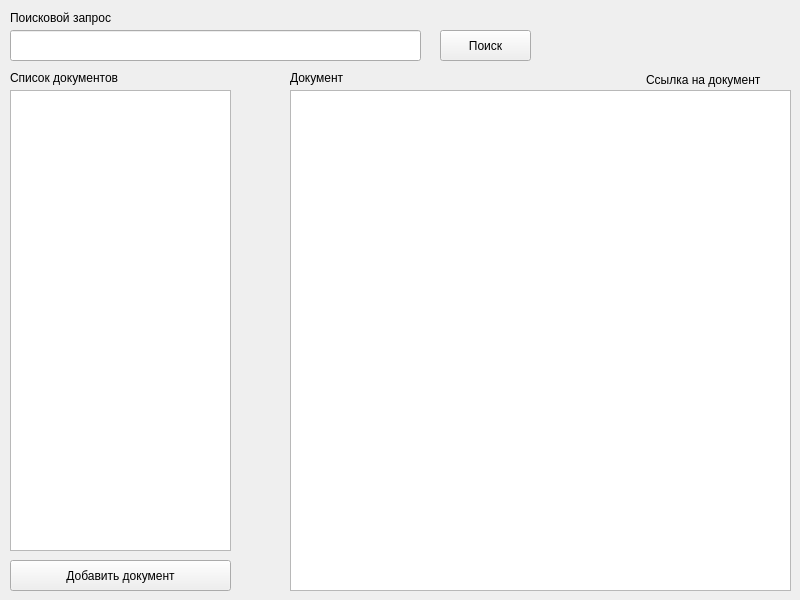
<?xml version="1.0" encoding="UTF-8"?>
<ui version="4.0">
 <class>MainWindow</class>
 <widget class="QMainWindow" name="MainWindow">
  <property name="geometry">
   <rect>
    <x>0</x>
    <y>0</y>
    <width>800</width>
    <height>600</height>
   </rect>
  </property>
  <property name="sizePolicy">
   <sizepolicy hsizetype="Fixed" vsizetype="Fixed">
    <horstretch>0</horstretch>
    <verstretch>0</verstretch>
   </sizepolicy>
  </property>
  <property name="windowTitle">
   <string>Document searcher</string>
  </property>
  <widget class="QWidget" name="centralwidget">
   <widget class="QListWidget" name="document_listWidget">
    <property name="geometry">
     <rect>
      <x>10</x>
      <y>90</y>
      <width>221</width>
      <height>461</height>
     </rect>
    </property>
   </widget>
   <widget class="QLineEdit" name="search_lineEdit">
    <property name="geometry">
     <rect>
      <x>10</x>
      <y>30</y>
      <width>411</width>
      <height>31</height>
     </rect>
    </property>
    <property name="text">
     <string/>
    </property>
   </widget>
   <widget class="QTextEdit" name="document_textEdit">
    <property name="geometry">
     <rect>
      <x>290</x>
      <y>90</y>
      <width>501</width>
      <height>501</height>
     </rect>
    </property>
    <property name="readOnly">
     <bool>true</bool>
    </property>
    <property name="html">
     <string>&lt;!DOCTYPE HTML PUBLIC &quot;-//W3C//DTD HTML 4.0//EN&quot; &quot;http://www.w3.org/TR/REC-html40/strict.dtd&quot;&gt;
&lt;html&gt;&lt;head&gt;&lt;meta name=&quot;qrichtext&quot; content=&quot;1&quot; /&gt;&lt;style type=&quot;text/css&quot;&gt;
p, li { white-space: pre-wrap; }
&lt;/style&gt;&lt;/head&gt;&lt;body style=&quot; font-family:'MS Shell Dlg 2'; font-size:8.25pt; font-weight:400; font-style:normal;&quot;&gt;
&lt;p style=&quot;-qt-paragraph-type:empty; margin-top:0px; margin-bottom:0px; margin-left:0px; margin-right:0px; -qt-block-indent:0; text-indent:0px; font-size:8pt;&quot;&gt;&lt;br /&gt;&lt;/p&gt;&lt;/body&gt;&lt;/html&gt;</string>
    </property>
   </widget>
   <widget class="QLabel" name="label">
    <property name="geometry">
     <rect>
      <x>10</x>
      <y>10</y>
      <width>111</width>
      <height>16</height>
     </rect>
    </property>
    <property name="text">
     <string>Поисковой запрос</string>
    </property>
   </widget>
   <widget class="QPushButton" name="search_pushButton">
    <property name="geometry">
     <rect>
      <x>440</x>
      <y>30</y>
      <width>91</width>
      <height>31</height>
     </rect>
    </property>
    <property name="text">
     <string>Поиск</string>
    </property>
   </widget>
   <widget class="QLabel" name="label_2">
    <property name="geometry">
     <rect>
      <x>10</x>
      <y>70</y>
      <width>111</width>
      <height>16</height>
     </rect>
    </property>
    <property name="text">
     <string>Список документов</string>
    </property>
   </widget>
   <widget class="QLabel" name="label_3">
    <property name="geometry">
     <rect>
      <x>290</x>
      <y>70</y>
      <width>111</width>
      <height>16</height>
     </rect>
    </property>
    <property name="text">
     <string>Документ</string>
    </property>
   </widget>
   <widget class="QPushButton" name="add_document_pushButton">
    <property name="geometry">
     <rect>
      <x>10</x>
      <y>560</y>
      <width>221</width>
      <height>31</height>
     </rect>
    </property>
    <property name="text">
     <string>Добавить документ</string>
    </property>
   </widget>
   <widget class="QLabel" name="label_4">
    <property name="geometry">
     <rect>
      <x>646</x>
      <y>70</y>
      <width>141</width>
      <height>20</height>
     </rect>
    </property>
    <property name="cursor">
     <cursorShape>PointingHandCursor</cursorShape>
    </property>
    <property name="styleSheet">
     <string notr="true">font-color:rgb(116, 160, 255);</string>
    </property>
    <property name="text">
     <string>Ссылка на документ</string>
    </property>
   </widget>
  </widget>
 </widget>
 <resources/>
 <connections/>
</ui>
